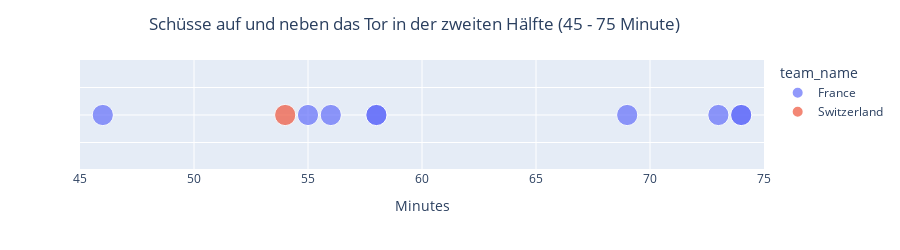

The cell this chart's notebook holds for it:
### Markdown cell above
### Kontext

Bezüglich Schüsse auf und neben das Tor zwischen 45 - 75 Minute war wie oben ebenfalls schon ersichtlich Frankreich klar im Vorteil. Zwischen der 55 und 60 Minute hatte Frankreich eine Druckphase. Ebenfalls gegen Ende der Periode kam Frankreich zu mehr Gelegenheiten. In diesem Teil der zweiten Halbzeit erzielt Frankreich drei Tore, die jeweils in diesen beiden Perioden geschossen wurden.

### Code cell
# Shot Statistics by minute 1st half

shots_second_line = events.query("type_name == 'Shot' and period == 2 and minute <= 75")
shots_second_line = shots_second_line[["minute", "team_name"]]
shots_second_line["value"] = 1

fig = px.scatter(shots_second_line, x="minute", y="value",
                 size="value", color="team_name",
                 hover_name="team_name", size_max=15,
                 width=900, height=250)

fig.update_layout(
    title='Schüsse auf und neben das Tor in der zweiten Hälfte (45 - 75 Minute)',
    title_x=0.46,
    xaxis=dict(
        title='Minutes',
        gridcolor='white',
        gridwidth=1,
    ),
    yaxis=dict(
        title = '',
        gridwidth=1,
    ),
    #paper_bgcolor='rgb(243, 243, 243)',
    #plot_bgcolor='rgb(243, 243, 243)',
)

fig.update_yaxes(showticklabels=False, range=[0,2])
fig.update_xaxes(tickvals=[45,50,55,60,65,70,75], range=[45,75])

fig.show()

### Figure 1 — Plotly figure (JSON) as saved in the notebook; plotly's stock layout.template omitted (floating-point values rounded to 4 significant figures)
{"data": [{"hovertemplate": "<b>%{hovertext}</b><br><br>team_name=France<br>minute=%{x}<br>value=%{marker.size}<extra></extra>", "hovertext": ["France", "France", "France", "France", "France", "France", "France", "France", "France"], "legendgroup": "France", "marker": {"color": "#636efa", "size": [1, 1, 1, 1, 1, 1, 1, 1, 1], "sizemode": "area", "sizeref": 0.004444, "symbol": "circle"}, "mode": "markers", "name": "France", "orientation": "v", "showlegend": true, "type": "scatter", "x": [46, 55, 56, 58, 58, 69, 73, 74, 74], "xaxis": "x", "y": [1, 1, 1, 1, 1, 1, 1, 1, 1], "yaxis": "y"}, {"hovertemplate": "<b>%{hovertext}</b><br><br>team_name=Switzerland<br>minute=%{x}<br>value=%{marker.size}<extra></extra>", "hovertext": ["Switzerland"], "legendgroup": "Switzerland", "marker": {"color": "#EF553B", "size": [1], "sizemode": "area", "sizeref": 0.004444, "symbol": "circle"}, "mode": "markers", "name": "Switzerland", "orientation": "v", "showlegend": true, "type": "scatter", "x": [54], "xaxis": "x", "y": [1], "yaxis": "y"}], "layout": {"height": 250, "legend": {"itemsizing": "constant", "title": {"text": "team_name"}, "tracegroupgap": 0}, "margin": {"t": 60}, "title": {"text": "Schüsse auf und neben das Tor in der zweiten Hälfte (45 - 75 Minute)", "x": 0.46}, "width": 900, "xaxis": {"anchor": "y", "domain": [0, 1], "gridcolor": "white", "gridwidth": 1, "range": [45, 75], "tickvals": [45, 50, 55, 60, 65, 70, 75], "title": {"text": "Minutes"}}, "yaxis": {"anchor": "x", "domain": [0, 1], "gridwidth": 1, "range": [0, 2], "showticklabels": false, "title": {"text": ""}}}}
